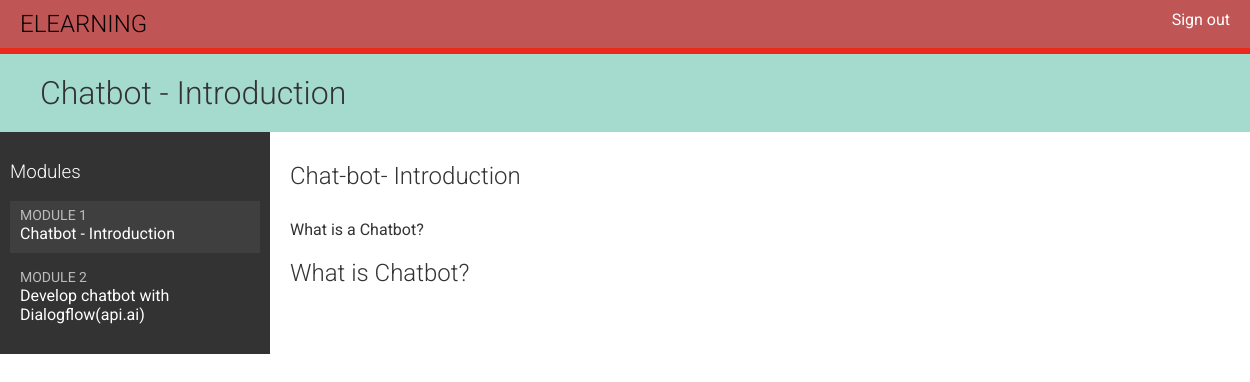
The page /students/course/2/ (signed in) on the database its author committed.
### courses/models.py (models this page shows, shortened)
class Module(models.Model):
    course = models.ForeignKey(Course,
                               related_name='modules',
                               on_delete=models.CASCADE)
    title = models.CharField(max_length=200)
    description = models.TextField(blank=True)
    order = OrderField(blank=True, for_fields=['course'])
    class Meta:
            ordering = ['order']
    def __str__(self):
        return '{}. {}'.format(self.order, self.title)

class Content(models.Model):
    module = models.ForeignKey(Module,
                               related_name='contents',
                               on_delete=models.CASCADE)
    content_type = models.ForeignKey(ContentType,
                                     limit_choices_to={'model__in':('text',
                                                                    'video',
                                                                    'image',
                                                                    'file')},
                                     on_delete=models.CASCADE)
    object_id = models.PositiveIntegerField()
    item = GenericForeignKey('content_type', 'object_id')
    order = OrderField(blank=True, for_fields=['module'])
    class Meta:
            ordering = ['order']

class ItemBase(models.Model):
    owner = models.ForeignKey(User,
                              related_name='%(class)s_related',
                              on_delete=models.CASCADE)
    title = models.CharField(max_length=250)
    created = models.DateTimeField(auto_now_add=True)
    updated = models.DateTimeField(auto_now=True)
    class Meta:
        abstract = True
    def render(self):
        return render_to_string('courses/content/{}.html'.format(
            self._meta.model_name), {'item': self})

class Text(ItemBase):
    content = models.TextField()

class Video(ItemBase):
    url = models.URLField()

### students/views.py (the view)
class StudentCourseDetailView(DetailView):
    model = Course
    template_name = 'students/course/detail.html'
    def get_queryset(self):
        qs = super(StudentCourseDetailView, self).get_queryset()
        return qs.filter(students__in=[self.request.user])
    def get_context_data(self, **kwargs):
        context = super(StudentCourseDetailView,
                        self).get_context_data(**kwargs)
        course = self.get_object()
        if 'module_id' in self.kwargs:
            context['module'] = course.modules.get(
                                    id=self.kwargs['module_id'])
        else:
            context['module'] = course.modules.all()[0]
        return context

### students/templates/students/course/detail.html (shortened to what this page needs)
{% extends "base.html" %}
{% load cache %}
{% block content %}
    <h1>
        {{ module.title }}
    </h1>
    <div class="contents">
        <h3>Modules</h3>
        <ul id="modules">
        {% for m in object.modules.all %}
            <li data-id="{{ m.id }}" {% if m == module %}class="selected"{% endif %}>
                <a href="{% url "student_course_detail_module" object.id m.id %}">
                    <span>
                        Module <span class="order">{{ m.order|add:1 }}</span>
                    </span>
                    <br>
                    {{ m.title }}
                </a>
            </li>
        {% empty %}
            <li>No modules yet.</li>
        {% endfor %}
        </ul>
    </div>
    <div class="module">
        {% cache 600 module_contents module %}
            {% for content in module.contents.all %}
                {% with item=content.item %}
                    <h2>{{ item.title }}</h2>
                    {{ item.render }}
                {% endwith %}
            {% endfor %}
        {% endcache %}
    </div>
{% endblock %}

### courses/templates/courses/content/text.html
{{ item.content|linebreaks|safe }}

### courses/static/css/base.css (style rules this page uses)
body { margin:0; font-family:'Roboto', sans-serif; font-weight:400; color:#333; }
a { color:#3fad37; text-decoration:none; }
ul { float:left; }
h1, h2, h3, h4, h5, h6 { font-family:'Roboto', sans-serif; font-weight:300; }
h1 { background:#a5dbcf; width:100%; overflow:auto; padding:20px 0 20px 40px; margin:0; }
.module { padding:10px 20px; float:left; width:600px; }
.module p { margin:10px 0 20px; width:100%; float:left; }
.contents { width:20%; padding:10px; float:left; background:#333; color: #fff; font-family:'Roboto', sans-serif; }
.contents ul { list-style:none; margin:0; padding:0; }
.contents ul li { margin:0 0 10px 0; padding:4px 10px 10px; overflow:auto; }
.contents ul li.selected { background:#3f3f3f; }
.contents ul span { text-transform:uppercase; color:#bbb; font-size:14px; }
.contents ul a { display:block; color:#fff; text-decoration:none; }

### rows shown on the page
Module: title "Chatbot - Introduction", order|add "1"
Module: order|add "2", title "Develop chatbot with Dialogflow(api.ai)"
Content: item "Chat-bot- Introduction", item.content "What is a Chatbot?"
Content: item "What is Chatbot?"
